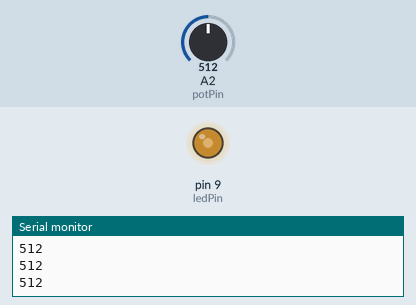
Bench run of a sketch on a simulated Arduino Uno, built with avr-gcc and run on an emulated ATmega328P. On the bench: output pins drawn as LEDs (lit = HIGH), the last lines printed to the serial monitor. Inputs (shaded band) come from the test bench; at power-on: A2 (potPin) = 512.

Above: at 1.2 s.
1.3 s: A2 (potPin) set to 716
At 1.6 s:
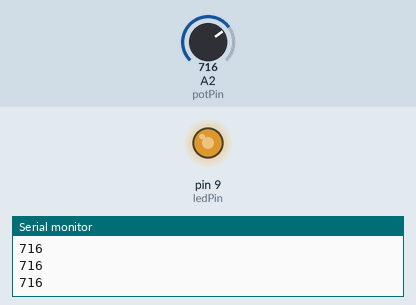
2.8 s: A2 (potPin) set to 900
At 4.0 s:
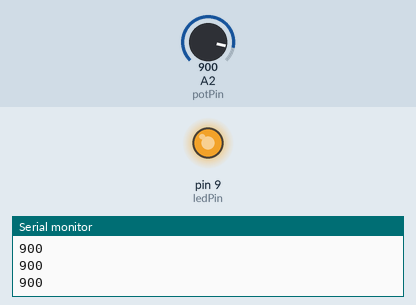
4.3 s: A2 (potPin) set to 122
At 5.1 s:
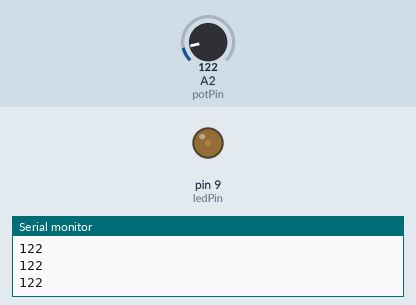
5.8 s: A2 (potPin) set to 0
At 6.2 s:
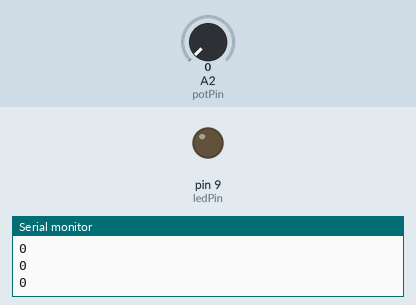
Timing chart, 0 to 8.3 s (numbered marks = the images above; inputs shaded):
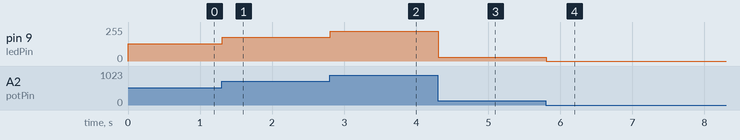

Measured:
- after the input at 1.3 s, pin 9 (ledPin): 128/255 → 179/255 at once
- after the input at 2.8 s, pin 9 (ledPin): 179/255 → 225/255 at once
- after the input at 4.3 s, pin 9 (ledPin): 225/255 → 30/255 at once
- after the input at 5.8 s, pin 9 (ledPin): 30/255 → 0/255 at once

The sketch:

ledFade.ino
```cpp
//Control LED Brightness using a potentiometer
//Fade based on the read-in potentiometer value (from 0 to 1024 or 0 to 5v)

int potPin = 2;     // select the input pin for the potentiometer
int ledPin = 9;     // select the pin for the LED
int val = 0;        // variable to store the value coming from the sensor
int brightness = 0; // how bright the LED is

void setup()
{
  Serial.begin(9600);
  pinMode(ledPin, OUTPUT);  // declare the ledPin as an OUTPUT
}

void loop()
{
  val = analogRead(potPin);    // read the value from the sensor

  Serial.println(val); // print value to console

  brightness = val / (1024/255); // brightness is proportional to value

  analogWrite(ledPin, brightness);  // turn the ledPin on
}
```
